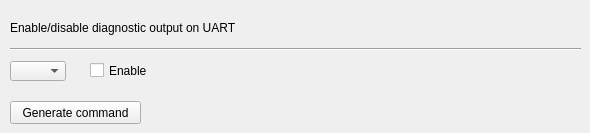
     <widget class="QWidget" name="page_UDE">
      <widget class="Line" name="line_15">
       <property name="geometry">
        <rect>
         <x>10</x>
         <y>41</y>
         <width>571</width>
         <height>16</height>
        </rect>
       </property>
       <property name="orientation">
        <enum>Qt::Horizontal</enum>
       </property>
      </widget>
      <widget class="QPushButton" name="GC_UDE">
       <property name="geometry">
        <rect>
         <x>10</x>
         <y>101</y>
         <width>131</width>
         <height>23</height>
        </rect>
       </property>
       <property name="minimumSize">
        <size>
         <width>131</width>
         <height>23</height>
        </size>
       </property>
       <property name="maximumSize">
        <size>
         <width>132</width>
         <height>16777215</height>
        </size>
       </property>
       <property name="text">
        <string>Generate command</string>
       </property>
      </widget>
      <widget class="QComboBox" name="comboBox_UDE">
       <property name="geometry">
        <rect>
         <x>10</x>
         <y>61</y>
         <width>56</width>
         <height>20</height>
        </rect>
       </property>
      </widget>
      <widget class="QLabel" name="label_44">
       <property name="geometry">
        <rect>
         <x>10</x>
         <y>20</y>
         <width>261</width>
         <height>16</height>
        </rect>
       </property>
       <property name="text">
        <string>Enable/disable diagnostic output on UART</string>
       </property>
      </widget>
      <widget class="QCheckBox" name="checkBox_UDE">
       <property name="geometry">
        <rect>
         <x>90</x>
         <y>60</y>
         <width>71</width>
         <height>21</height>
        </rect>
       </property>
       <property name="text">
        <string>Enable</string>
       </property>
      </widget>
     </widget>
